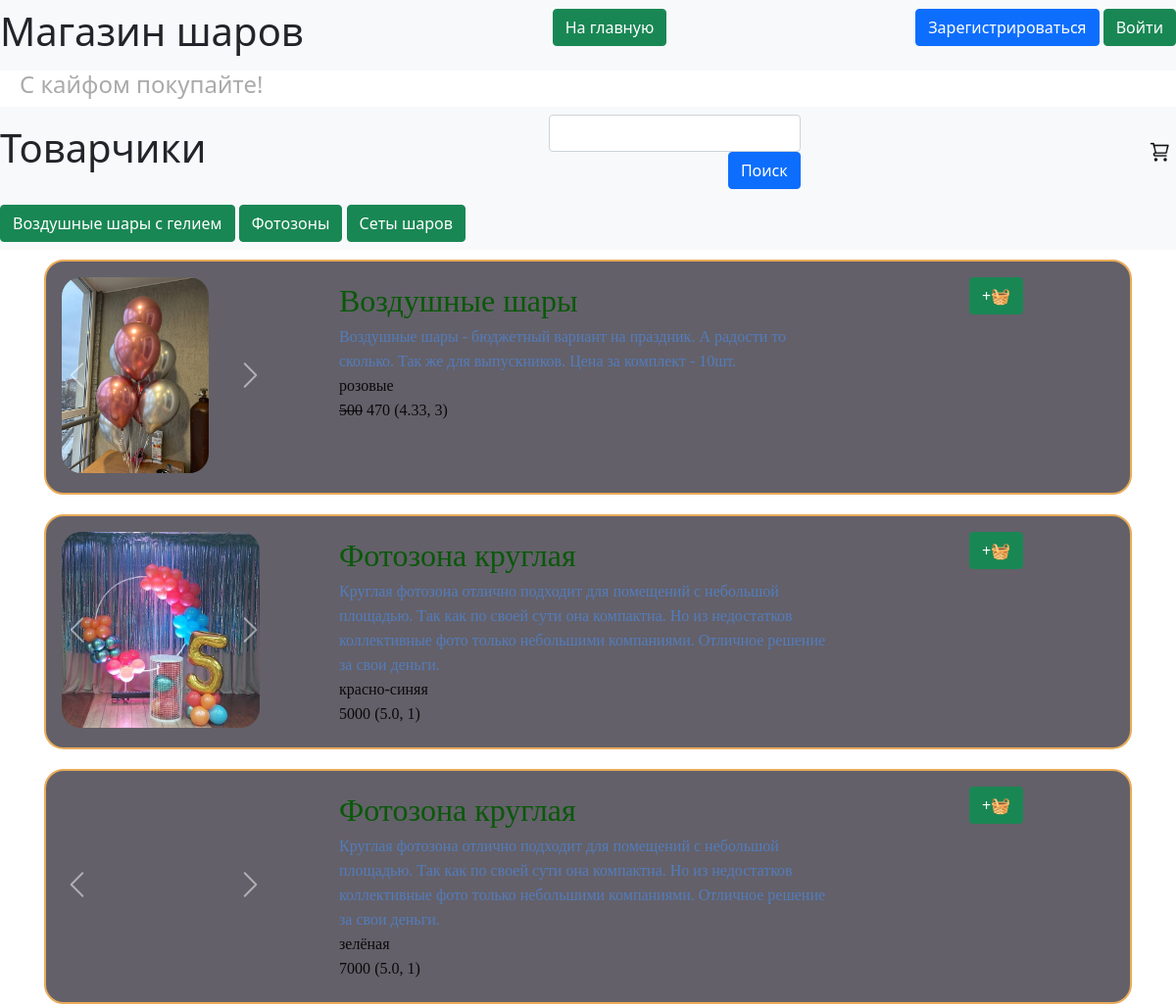
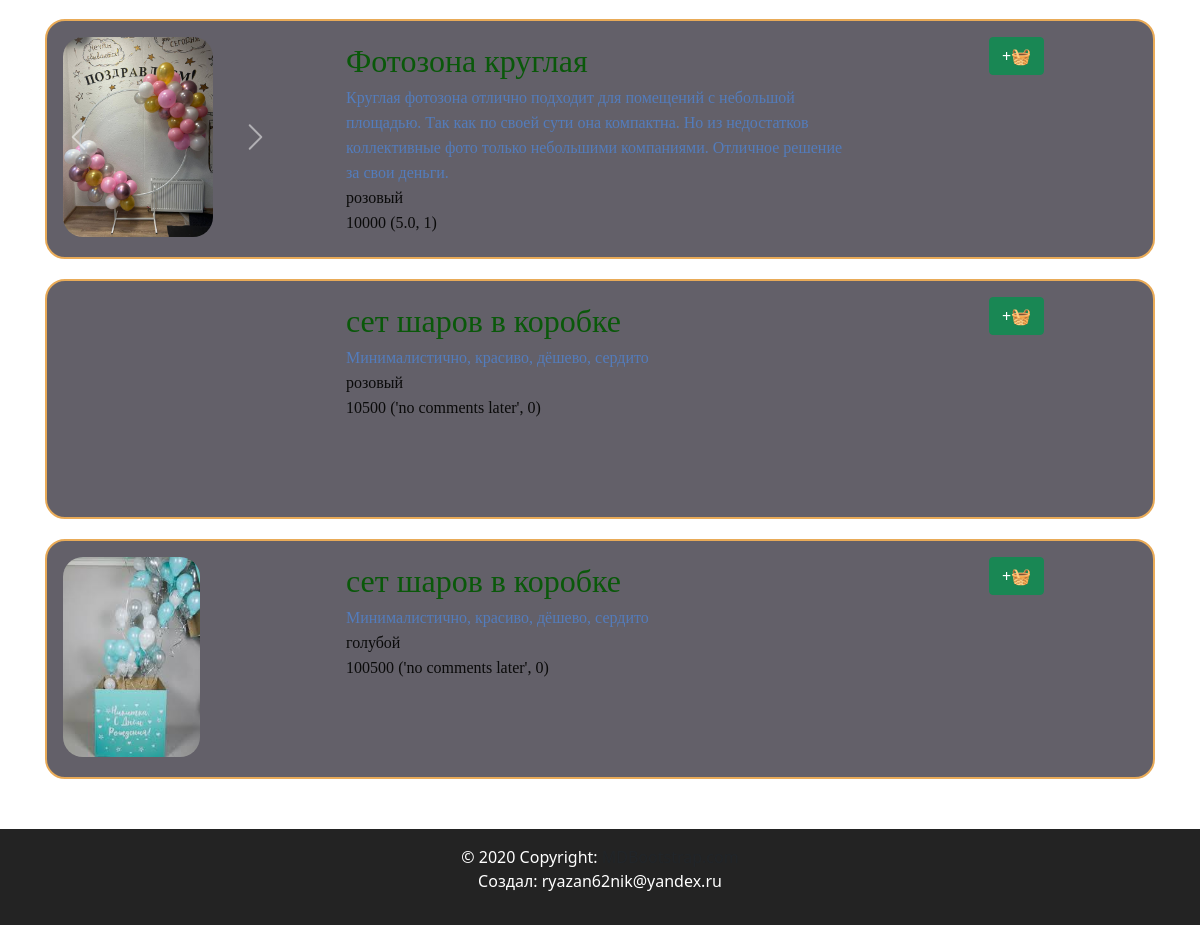
/index, run on the app's committed database (2 pictures, top to bottom).
### data/types.py (models this page shows, shortened)
class Types(SqlAlchemyBase):
    __tablename__ = 'types'
    id = sqlalchemy.Column(sqlalchemy.Integer,
                           primary_key=True, autoincrement=True)
    title = sqlalchemy.Column(sqlalchemy.String, nullable=True)
    products = orm.relationship("ProductGroup", back_populates='type_relation')

### data/products.py (models this page shows, shortened)
class Products(SqlAlchemyBase, SerializerMixin):
    __tablename__ = 'products'
    id = sqlalchemy.Column(sqlalchemy.Integer,
                           primary_key=True, autoincrement=True)
    color = sqlalchemy.Column(sqlalchemy.String, nullable=True)
    sale = sqlalchemy.Column(sqlalchemy.Integer, nullable=True)
    cost = sqlalchemy.Column(sqlalchemy.Integer)
    remains = sqlalchemy.Column(sqlalchemy.Integer, nullable=True)
    img = sqlalchemy.Column(sqlalchemy.String, default='0_0_0_none.jpg')
    product_group_id = sqlalchemy.Column(sqlalchemy.Integer, sqlalchemy.ForeignKey("product_group.id"))
    product_group = orm.relationship('ProductGroup')
    category = orm.relationship("Category",
                                  secondary="products_to_category",
                                  backref="products")
    def get_img(self):
        return self.img.split(', ')
    def get_price(self):
        if self.sale == 0:
            return str(self.cost)
        return f'<del>{self.cost}</del> {self.cost - self.sale}'

### data/products_group.py (models this page shows, shortened)
class ProductGroup(SqlAlchemyBase, SerializerMixin):
    __tablename__ = 'product_group'
    id = sqlalchemy.Column(sqlalchemy.Integer,
                           primary_key=True, autoincrement=True)
    title = sqlalchemy.Column(sqlalchemy.String, nullable=True)
    description = sqlalchemy.Column(sqlalchemy.String, nullable=True)
    type = sqlalchemy.Column(sqlalchemy.Integer, sqlalchemy.ForeignKey("types.id"))
    type_relation = orm.relationship('Types')
    products = orm.relationship("Products", back_populates='product_group')
    comments = orm.relationship("Comments", back_populates='product_group')
    def get_average_mark(self):
        average = round(sum([comment.mark for comment in self.comments]) / len(self.comments), 2) if len(self.comments) else  'no comments later'
        return average, len(self.comments)

### data/comments.py (models this page shows, shortened)
class Comments(SqlAlchemyBase, SerializerMixin):
    __tablename__ = 'comments'
    id = sqlalchemy.Column(sqlalchemy.Integer,
                           primary_key=True, autoincrement=True)
    content = sqlalchemy.Column(sqlalchemy.String, nullable=True)
    plus = sqlalchemy.Column(sqlalchemy.String, nullable=True)
    minus = sqlalchemy.Column(sqlalchemy.String, nullable=True)
    mark = sqlalchemy.Column(sqlalchemy.Integer, nullable=True)
    product_group_id = sqlalchemy.Column(sqlalchemy.Integer, sqlalchemy.ForeignKey("product_group.id"))
    product_group = orm.relationship('ProductGroup')
    user_id = sqlalchemy.Column(sqlalchemy.Integer, sqlalchemy.ForeignKey("users.id"))
    user = orm.relationship('User')

### server.py (the view)
@app.route("/", methods=['GET'])
@app.route("/index", methods=['GET'])
def index_get():
    db_sess = db_session.create_session()
    types = db_sess.query(Types).all()
    return render_template('pages/index.html', types=types, view='nocube')

### data/db_session.py (called while the page is built)
def create_session() -> Session:
    global __factory
    return __factory()

### templates/pages/index.html (shortened to what this page needs)
{% extends "base.html" %}
{% block content %}
<nav class="navbar navbar-light bg-light title-width">
    <div align="left">
        <h1>Товарчики</h1>
    </div>
    <div align="right">
        <form method="POST">
            <input type="text" id="text" name="text" class="form-control" align="left"/>
            <input type="submit" value="Поиск" class="btn btn-primary" align="right"/>
        </form>
    </div>
    <div align="right">
        <a href="/basket">
            <div class="basket-button"></div>
        </a>
    </div>
</nav>
<nav class="navbar navbar-light bg-light title-width">
    <div align="right">
        {% for type in types %}
        <a href="#{{type.title}}" class="btn btn-success">{{type.title}}</a>
        {% endfor %}
    </div>
</nav>
<div class="menu">
{% for type in types %}
    {% for group_product in type.products %}
    {% for product in group_product.products %}
    {% include 'includes/product.html' %}
    {% endfor %}
    {% endfor %}
{% endfor %}
</div>
{% endblock %}

### templates/base.html (shortened to what this page needs)
<!doctype html>
<html lang="ru">
<head>
    <link rel="stylesheet" href="{{ url_for('static', filename='css/bootstrap.min.css') }}">
    <link rel="stylesheet" href="{{ url_for('static', filename='css/header.css') }}">
    <link rel="stylesheet" href="{{ url_for('static', filename='css/footer.css') }}">
    <link rel="stylesheet" href="{{ url_for('static', filename='css/style.css') }}">
    <link rel="stylesheet" href="{{ url_for('static', filename='css/mystyle.css') }}">
</head>
<body>
{% include 'includes/header.html' %}
<div class="my-container">
    <main>
        {% block content %}
        {% endblock %}
    </main>
    {% include 'includes/footer.html' %}
</div>
</body>
</html>

### templates/includes/header.html
<header>
    <nav class="navbar navbar-light bg-light">
        <h1> Магазин шаров</h1>
        <p align="right">
            <a href="/index" class="btn btn-success"> На главную </a>
        </p>
        {% if current_user.is_authenticated %}
        <p align="right">
            <a class="navbar-brand" href="/logout">{{ current_user.name }}</a>
            {% if current_user.admin%}
            <a class="btn btn-primary btn btn-outline-info mr-2" href="/admin/products">Админ панель</a>
            {% endif %}
            {% else %}
        <p align="right">
            <a class="btn btn-primary " href="/register">Зарегистрироваться</a>
            <a class="btn btn-success" href="/login">Войти</a>
        </p>
        {% endif %}
    </nav>
    <h4 align="left">С кайфом покупайте!</h4>
</header>

### templates/includes/product.html (shortened to what this page needs)
{%if view == 'cube'%}
<link rel="stylesheet" href="{{ url_for('static', filename='css/product_cube_style.css') }}">
{%else%}
<link rel="stylesheet" href="{{ url_for('static', filename='css/product_style.css') }}">
{%endif%}
<div class="product menu-item">
    <div class="product-img-place">
        {% if product.get_img()[0]%}
        <div id="carousel{{product.id}}" class="carousel slide" data-bs-ride="false">
            <div class="carousel-inner">
                <div class="carousel-item active">
                    <img class="d-block product-img" src="/static/img/products/{{product.get_img()[0]}}"
                         alt="{{product.get_img()[0]}}">
                </div>
            </div>
            <a class="carousel-control-prev" href="#carousel{{product.id}}" role="button" data-slide="prev">
                <span class="carousel-control-prev-icon" aria-hidden="true"></span>
            </a>
            <a class="carousel-control-next" href="#carousel{{product.id}}" role="button" data-slide="next">
                <span class="carousel-control-next-icon" aria-hidden="true"></span>
            </a>
        </div>
        {%else%}
        <img class="product-img" src="/static/img/products/none.jpg"
             alt="/static/img/products/{{product.get_img()[0]}}"/>
        {%endif%}
    </div>
    <div class="product-description">
        <div align="left">
            <a href="/show_product/{{product.product_group_id}}/{{product.id}}"
               class="product-no-title text-decoration:none">
                <div>
                    <span class="product-description-title">{{product.product_group.title}}</span><br>
                    <span class="product-description-description">{{product.product_group.description}}</span><br>
                    <span class="product-description-color">{{product.color}}</span><br>
                    <span class="product-description-color">{% autoescape false %}{{product.get_price()}}{% endautoescape %}</span>
                    <span class="product-description-color">{{product.product_group.get_average_mark()}}</span>
                </div>
            </a>
        </div>
    </div>
    <div class="product-button-plus">
        <button class="btn btn-success"
                onclick="addToBasket('{{ product.id }}'{% if current_user.is_authenticated %}, '{{current_user.id}}' {%endif%});">
            +🧺
        </button>
    </div>
</div>

### templates/includes/footer.html
<footer class="bg-body-tertiary text-center text-lg-start">
  <div class="text-center p-3">
    © 2020 Copyright:
    <a class="text-body" href="https://mdbootstrap.com/">MDBootstrap.com</a>
    <p>Создал: ryazan62nik@yandex.ru</p>
  </div>
</footer>

### static/css/header.css (style rules this page uses)
:root { --main-color: #0179FA; --second-color: white; }

### static/css/footer.css (style rules this page uses)
:root { --main-color: #111111; --second-color: white; }
footer { background-color: var(--main-color); }

### static/css/style.css (style rules this page uses)
:root { --main-color: #0179FA; --second-color: #ffffff; --thirdly_color: #629ee3; }
body { background-color: var(--second-color); }

### static/css/mystyle.css (style rules this page uses)
html { --firstly-color: white; --secondary-color: rgba(91, 82, 212, 0.837); --thirdly-color: rgb(99, 96, 105); --fourly-color: rgb(144, 182, 242); --black: rgb(35, 35, 35); --dark-blue: #12191D; --white: #FFFFFF; --green: #33FF00; --caribbean: #00E197; --light-green: #8EEF8C; --turquoise: #12EEFF; --pink: #F053D5; --red: #FE785A; --gray-900: #0C1114; --gray-700: #242A2C; --gray-650: #495257; --gray-600: #424B4F; --gray-500: #495257; --gray-300: #8D979E; --gray-200: #ACB4B9; --gray-150: #AEB6BB; --gray-100: #EEF1F3; --gray-50: #F6F8F9; }
h4 { padding-left: 20px; color: #aaaaaa; }
.basket-button { width: 3vh; height: 3vh; border: none; background-image: url('../img/system/cart_icon.png'); background-size: cover; margin: 5px 5px; }
.menu { display: flex; justify-content: space-around; align-items: flex-start; flex-wrap: wrap; padding: 5vh; padding-top: 0; //border: 5px solid rgb(0 0 0); }
.menu-item { width: 30vh; height: 30vh; margin: 10px 5px; text-align: center; background-color: var(--thirdly-color); position: relative; border-radius: 20px; flex-basis: content; }
footer { clear: both; padding: 0; background: var(--black); color: #FFFFFF; overflow: hidden; min-width: 100; }
.my-container { display: flex; flex-direction: column; min-height: 100vh; min-width: 98vw; justify-content: space-evenly; }
main { flex: 1; min-width: 95%; justify-content: center; display: block; margin: 0 auto; text-align: left; }
.title-width { min-width: 100%; }
body { margin: 0; padding: 0; text-align: center; }

### static/css/product_style.css (style rules this page uses)
a { color:#537CBC; text-decoration:none; }
.product { border: 2px solid rgb(233 171 88); //border-bottom: 2px solid rgb(233 171 88); display: grid; grid-template-columns: repeat(3, 1fr); grid-template-rows: 1fr; gap: 10px; grid-auto-rows: 1fr; }
.product > div { padding: 1em; color: #d9480f; }
.product-img-place { grid-column: 1 / 2; //grid-row: 1 / 2; width: 30vh; height: 30vh; }
.product-img { height: 25vh; border-radius: 20px; object-fit: cover; }
.product-description { grid-column: 2 / 3; //grid-row: 1 / 2; width: 45vw; height: 30vh; }
.product-description-title { font-size: 2rem; font-family: cursive; color: rgb(10 88 10); text-align: left; }
.product-description-description { font-family: cursive; color: #537CBC; text-align: left; }
.product-description-color { font-family: cursive; color: rgb(10 10 10); text-align: left; }
.product-no-title { color: rgb(1 1 1); }
.product-button-plus { grid-column: 3 / 4; //grid-row: 1 / 2; }

### data on the page
Types: title "Воздушные шары с гелием"
Types: title "Фотозоны"
Types: title "Сеты шаров"
Products: shows a picture, product_group "Воздушные шары", product_group.description "Воздушные шары - бюджетный вариант на праздник. А радости то сколько. Так же для выпускников. Цена за комплект - 10шт.", color "розовые", get_price "500 470", product_group.get_average_mark "(4.33, 3)"
Products: img (picture), product_group "Фотозона круглая", product_group.description "Круглая фотозона отлично подходит для помещений с небольшой площадью. Так как по своей сути она компактна. Но из недостатков коллективные фото только небольшими компаниями. Отличное решение за свои деньги.", color "красно-синяя", get_price "5000", product_group.get_average_mark "(5.0, 1)"
Products: img (picture), product_group "Фотозона круглая", product_group.description "Круглая фотозона отлично подходит для помещений с небольшой площадью. Так как по своей сути она компактна. Но из недостатков коллективные фото только небольшими компаниями. Отличное решение за свои деньги.", color "зелёная", get_price "7000", product_group.get_average_mark "(5.0, 1)"
Products: shows a picture, product_group "Фотозона круглая", product_group.description "Круглая фотозона отлично подходит для помещений с небольшой площадью. Так как по своей сути она компактна. Но из недостатков коллективные фото только небольшими компаниями. Отличное решение за свои деньги.", color "розовый", get_price "10000", product_group.get_average_mark "(5.0, 1)"
Products: shows a picture, product_group "сет шаров в коробке", product_group.description "Минималистично, красиво, дёшево, сердито", color "розовый", get_price "10500", product_group.get_average_mark "('no comments later', 0)"
Products: shows a picture, product_group "сет шаров в коробке", product_group.description "Минималистично, красиво, дёшево, сердито", color "голубой", get_price "100500", product_group.get_average_mark "('no comments later', 0)"
